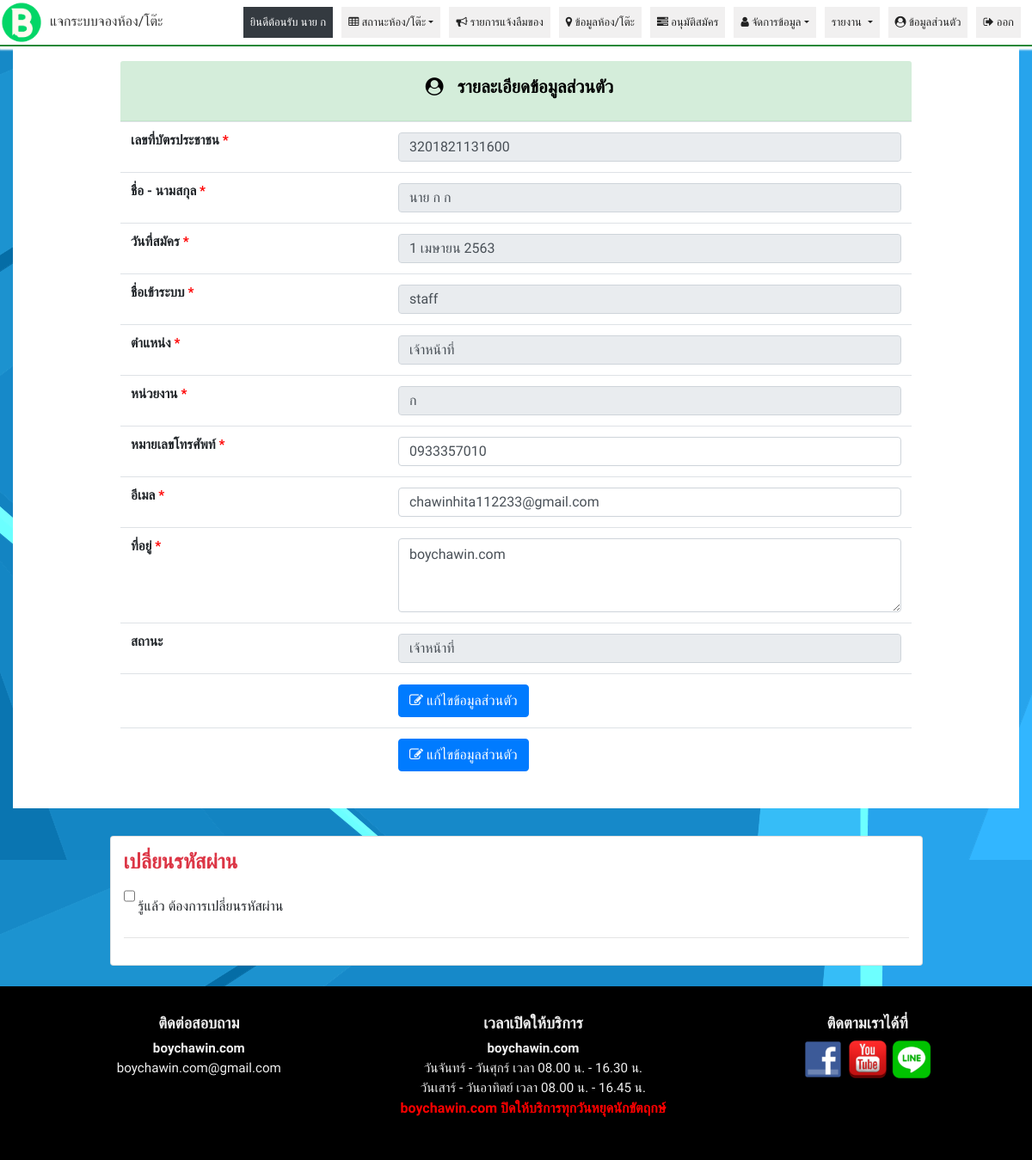
The app's page /pages/dashboard.php?tab=4 (signed in) with its own data.
### tables this page shows
CREATE TABLE `employee` (
  `id` int(11) NOT NULL,
  `staff_id` bigint(20) NOT NULL,
  `title` varchar(20) NOT NULL,
  `fname` varchar(150) NOT NULL,
  `lname` varchar(150) NOT NULL,
  `username` varchar(70) NOT NULL,
  `password` varchar(250) NOT NULL,
  `position` varchar(100) NOT NULL,
  `location` varchar(255) NOT NULL,
  `ins` varchar(100) DEFAULT NULL,
  `email` varchar(200) NOT NULL,
  `country_code` varchar(100) NOT NULL,
  `phone` int(10) NOT NULL,
  `Faculty` varchar(100) NOT NULL,
  `field_study` varchar(255) DEFAULT NULL,
  `supervisor` varchar(200) DEFAULT NULL,
  `staff_level` enum('supervisor','non-supervisor','non','noadmin') DEFAULT NULL,
  `date_registered` date NOT NULL,
  `total_reject` varchar(100) NOT NULL,
  `day_reject` varchar(100) NOT NULL,
  `day_rejectend` varchar(100) NOT NULL
);

### pages/functions.php (called while the page is built, shortened)
<?php
include_once("connection.php");
function query_db($str)
{
    global $db_con;
    $res = $db_con->query($str);
    $rows = $res->fetch_object();
    return $rows;
}

### config/thai_date.php (called while the page is built, shortened)
<?PHP
function thai11($bbb)
{
	$y3 = substr($bbb, 0, 4);
	$m2 = substr($bbb, 5, 2);
	$d2 = substr($bbb, 8, 2);
	$y4 = $y3 + "543";
	if ($m2 == "04") {
		$m2 = "เมษายน";
	}
	if ($d2 == "01") {
		$d2 = "1";
	}
	if ($bbb == "") {
		return "";
	} else {
		return $d2 . "&nbsp;" . $m2 . "&nbsp;" . $y4 . "&nbsp";
	}
}

### pages/account.php (the view, shortened to what this page needs)
<?php
if (isset($_SESSION['staff-user']) && $_SESSION['staff-user'] !== '') {
    $username = $_SESSION['staff-user'];
    $tbl = 'employee';
} elseif (isset($_SESSION['admin-user']) && $_SESSION['admin-user'] !== '') {
    $username = $_SESSION['admin-user'];
    $email = $_SESSION['admin-email'];
    $id = $_SESSION['admin-id'];
    $tbl = 'admin';
    $type = 'Admin';
} else {
    redirect_user('index.php');
}
$result = query_db("SELECT * FROM $tbl WHERE username = '$username'");
if ($result) {
    if (
        is_session_inplace('staff-user') ||
        is_session_inplace('supervisor-user')
    ) {
        $uid = $result->staff_id;
    } elseif (is_session_inplace('supervisor-user')) {
        $uid = $result->supervisor_id;
        $sup = 'N/A';
    } else {
        $uid = $result->admin_id;
        $sup = '';
    } ?>
<div class="center">
    <div class='col-md-10 mb-2 mx-auto'>
        <form action='accountfromedit.php' method="post">
            <table class="table table-hover table-lg table-responsive-sm w-100">
                <thead>
                    <div class="card-header alert-success text-black">
                        <h5 class="text-center"><i class="fa fa-user-circle icon"></i><span class="extra-sm">
                                รายละเอียดข้อมูลส่วนตัว </span></h5>
                    </div>
                </thead>
                <tr>
                    <td>
                        <h6 class="extra-sm"> เลขที่บัตรประชาชน<font color='red'> * </font>
                    </td>
                    <td class="extra-sm">
                        <input class="form-control" class="extra-sm" type='text' name="uid" value="<?php echo $uid; ?>"
                            readonly>
                    </td>
                </tr>
                <tr>
                    <td>
                        <h6 class="extra-sm">ชื่อ - นามสกุล <font color='red'> * </font>
                        </h6>
                    </td>
                    <td class="extra-sm">
                        <input class="form-control" class="extra-sm" type='text' name="fnamelname"
                            value="<?php echo $result->fname; ?>&nbsp;<?php echo $result->lname; ?>" readonly>
                    </td>
                </tr>
                <tr>
                    <td>
                        <?php include_once '../config/thai_date.php'; ?>
                        <h6 class="extra-sm">วันที่สมัคร<font color='red'> * </font>
                        </h6>
                    </td>
                    <td>
                        <input class="form-control" class="extra-sm" type='text' name="date_registered"
                            value="<?php echo thai11($result->date_registered); ?>" readonly>
                    </td>
                </tr>
                <tr>
                    <td>
                        <h6 class="extra-sm">ชื่อเข้าระบบ <font color='red'> * </font>
                        </h6>
                    </td>
                    <td>
                        <input class="form-control" class="extra-sm" type='text' name="username"
                            value="<?php echo $result->username; ?>" readonly>
                    </td>
                </tr>
                <tr>
                    <td>
                        <h6 class="extra-sm">ตำแหน่ง<font color='red'> * </font>
                        </h6>
                    </td>
                    <td>
                        <input class="form-control" class="extra-sm" type='text' name="position"
                            value="<?php echo $result->position; ?>" readonly>
                    </td>
                </tr>
                <tr>
                    <td>
                        <h6 class="extra-sm">หน่วยงาน<font color='red'> * </font>
                        </h6>
                    </td>
                    <td>
                        <input class="form-control" class="extra-sm" type='text' name="Faculty"
                            value="<?php echo $result->Faculty; ?>" readonly>
                    </td>
                </tr>
                <tr>
                    <td>
                        <h6 class="extra-sm">หมายเลขโทรศัพท์<font color='red'> * </font>
                        </h6>
                    </td>
                    <td class="extra-sm">
                        <input class="form-control" type='text' maxlength="10" name="phone"
                            value="0<?php echo $result->phone; ?>">
                    </td>
                </tr>
                <tr>
                    <td>
                        <h6 class="extra-sm">อีเมล<font color='red'> * </font>
                        </h6>
                    </td>
                    <td class="extra-sm">
                        <input class="form-control" name='email' type="text" value="<?php echo $result->email; ?>">
                    </td>
                </tr>
                <tr>
                    <td>
                        <h6 class="extra-sm">ที่อยู่<font color='red'> * </font>
                        </h6>
                    </td>
                    <td class="extra-sm">
                        <textarea class="form-control input-sm" id="location" rows="3" name="location" placeholder=" "
                            value="<?php echo $result->location; ?>"
                            type="text"><?php echo $result->location; ?></textarea>
                    </td>
                </tr>
                <?php if (
                        isset($_SESSION['staff-user']) &&
                        $_SESSION['staff-user'] !== ''
                    ) { ?>
                <tr>
                    <td>
                        <h6 class="extra-sm">สถานะ</h6>
                    </td>
                    <td><?php if ($result->staff_level == 'supervisor') {
                                    echo "<input  class='form-control' type='text' value='เจ้าหน้าที่'readonly>
                    ";
                                } elseif ($result->staff_level == 'non-supervisor') {
                                    echo "<input  class='form-control'type='text' value='สมาชิก'readonly>
                        ";
                                } elseif (
                                    $result->staff_level == '' &&
                                    $result->total_reject == '0'
                                ) {
                                    echo "<h5><font color='red'>*ยังไม่ได้รับการยืนยัน กรุณาเข้าไปยืนยันตัวตนที่อีเมลภายในวันที่สมัคร คือ " .
                                        $date_registered .
                                        ' เพื่อใช้งานหรือรอทางเจ้าหน้าที่อนุมัติ*</font></h5></p><br>';
                                } elseif ($result->staff_level == 'noadmin') {
                                    echo "<h5 class='extra-sm'><font color='red'> ไม่ได้รับการอนุมัติ ติดต่อเจ้าหน้าที่ได้ตามที่อยู่ด้านล่าง </font></h5>";
                                }
                                ?>
                    </td>
                </tr>
                <?php if ($result->staff_level == 'supervisor') { ?>
                <tr>
                    <td>
                    </td>
                    <td colspan="3"><button name="update" type="submit" class="btn btn-primary">
                            <span class="fa fa-edit fw-fa"></span> <span class="extra-sm"> แก้ไขข้อมูลส่วนตัว </span>
                        </button>
                    </td>
                </tr>
                <?php }
                    } ?>
                <?php if (
                        isset($_SESSION['admin-user']) &&
                        $_SESSION['admin-user'] !== ''
                    ) { ?>
                <tr>
                    <td>
                    </td>
                    <td colspan="3"><button name="update" type="submit" class="btn btn-primary">
                            <span class="fa fa-edit fw-fa"></span> <span class="extra-sm"> แก้ไขข้อมูลส่วนตัว </span>
                        </button>
                    </td>
                </tr>
                <?php } ?>
    </div>
    <?php
} else {
    echo '<h2 class="extra-sm">ไม่มีข้อมูลผู้ใช้</h2>';
}
    ?>
</div>
</div>
</div>
<div class='col-md-10 mb-2 mx-auto'>
    <div class="card mb-4">
        <h3 class="text-danger"><span class="extra-sm"> เปลี่ยนรหัสผ่าน </span></h3>
        <form id="password-account" action='accountfromedit.php' method="post">
            <label for="confirm-delete">
                <input type="checkbox" id="confirm-delete">
                <span class="extra-sm"> รู้แล้ว ต้องการเปลี่ยนรหัสผ่าน </span></h3></label>
            <hr>
        </form>
    </div>
</div>

### pages/css/main.css (style rules this page uses)
html { font-family: 'Sarabun', sans-serif; font-size: 16px; box-sizing: border-box; }
div { font-family: 'Sarabun', sans-serif; }
body { background-color: #ffffff; font-family: 'Sarabun', sans-serif; }
thead { text-align: center; }
h3 { font-size: 1.5em; }
h5 { font-size: 1.3em; }
h6 { font-size: 1.2em; }
h1, h2, h3, h4, h5, h6 { font-weight: bold; }
td { font-size: 0.8em; }
input { background-color: rgba(200, 200, 200, 0.15); border: 1.5px solid rgba(190, 190, 190, 0.7); height: 34px; border-radius: 2px; line-height: 1.500; padding: 8px; width: auto; }
.card { padding: 15px; }
.icon { margin: 0 3px 0 0; padding: 8px; box-sizing: border-box; }
.text-center { text-align: center; }
.text-black { color: #000; }

### records on screen
employee: uid "3201821131600", fnamelname "นาย ก ก", date_registered "1 เมษายน 2563", username "staff", position "เจ้าหน้าที่", Faculty "ก", phone "0933357010", email "chawinhita112233@gmail.com", location "boychawin.com"

### other values on screen
$admin_username "นาย ก"
